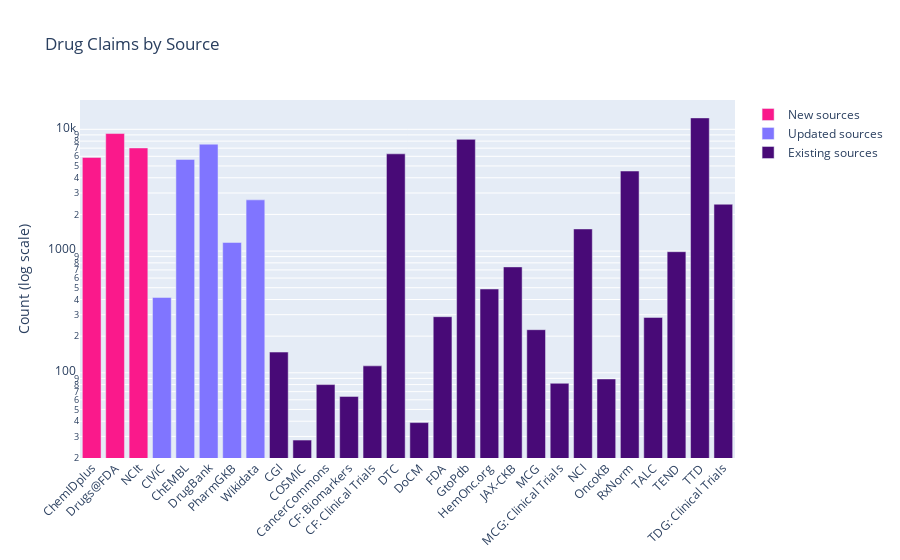

Notebook cell for this chart:
### Code cell
def make_drug_base():
    new_sources = drug_claims[drug_claims["source type"] == "New"]
    existing_sources = drug_claims[drug_claims["source type"] == "Existing"]
    updated_sources = drug_claims[drug_claims["source type"] == "Updated"]
    fig = go.Figure()
    fig.update_layout(title="Drug Claims by Source")
    fig.add_trace(go.Bar(
        x=new_sources["display names"],
        y=new_sources["v5"],
        name="New sources",
        marker_color=new_sources["source colors"]
    ))
    fig.add_trace(go.Bar(
        x=updated_sources["display names"],
        y=updated_sources["v5"],
        name="Updated sources",
        marker_color=updated_sources["source colors"]
    ))
    fig.add_trace(go.Bar(
        x=existing_sources["display names"],
        y=existing_sources["v5"],
        name="Existing sources",
        marker_color=existing_sources["source colors"]
    ))
    fig.update_layout(xaxis_tickangle=-45, yaxis_title="Count (log scale)")
    fig.update_yaxes(type="log")
    fig.write_image("drugs.png")
    return fig
    
make_drug_base()

### Figure 1 — Plotly figure (JSON) as saved in the notebook; plotly's stock layout.template omitted (floating-point values rounded to 4 significant figures)
{"data": [{"marker": {"color": ["#fa198b", "#fa198b", "#fa198b"]}, "name": "New sources", "type": "bar", "x": ["ChemIDplus", "Drugs@FDA", "NCIt"], "y": [5879, 9233, 7028]}, {"marker": {"color": ["#8075ff", "#8075ff", "#8075ff", "#8075ff", "#8075ff"]}, "name": "Updated sources", "type": "bar", "x": ["CIViC", "ChEMBL", "DrugBank", "PharmGKB", "Wikidata"], "y": [416, 5659, 7546, 1177, 2634]}, {"marker": {"color": ["#480a77", "#480a77", "#480a77", "#480a77", "#480a77", "#480a77", "#480a77", "#480a77", "#480a77", "#480a77", "#480a77", "#480a77", "#480a77", "#480a77", "#480a77", "#480a77", "#480a77", "#480a77", "#480a77", "#480a77"]}, "name": "Existing sources", "type": "bar", "x": ["CGI", "COSMIC", "CancerCommons", "CF: Biomarkers", "CF: Clinical Trials", "DTC", "DoCM", "FDA", "GtoPdb", "HemOnc.org", "JAX-CKB", "MCG", "MCG: Clinical Trials", "NCI", "OncoKB", "RxNorm", "TALC", "TEND", "TTD", "TDG: Clinical Trials"], "y": [148, 28, 80, 64, 114, 6290, 39, 289, 8271, 488, 741, 226, 82, 1519, 89, 4544, 285, 988, 12410, 2425]}], "layout": {"autosize": true, "title": {"text": "Drug Claims by Source"}, "xaxis": {"autorange": true, "range": [-0.5, 27.5], "tickangle": -45, "type": "category"}, "yaxis": {"autorange": true, "range": [1.3, 4.241], "title": {"text": "Count (log scale)"}, "type": "log"}}}
